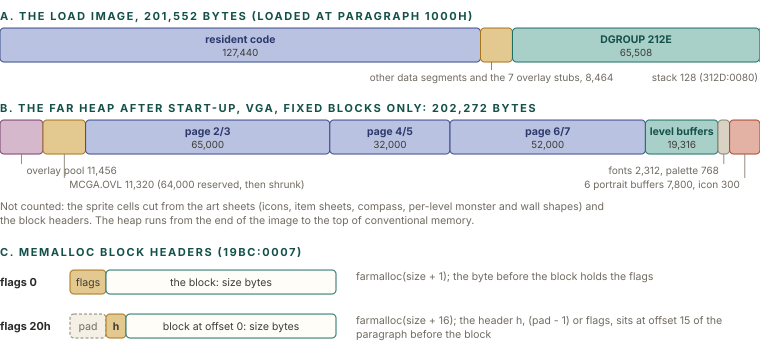

Generate this figure with Python:
import sys; sys.path.insert(0, '.')
from figlib import *

c = Canvas(760, 330)

def strip(y, total, parts, title, h=34):
    c.section(0, y - 8, title)
    x = 0.0
    W = 760.0
    for name, b, k, lab in parts:
        w = W * b / total
        c.rect(x, y, w, h, fill=MID[k] if k != "paper" else CARD, stroke=SOLID[k], sw=1)
        if w > 52:
            c.text(x + w / 2, y + 15, lab[0], size=10.5, weight=700, color=PAL[k][0], anchor="middle")
            c.text(x + w / 2, y + 28, lab[1], size=9.8, color=INK2, anchor="middle")
        x += w
    return y + h

# A: the load image
img = [("code", 127440, "navy", ("resident code", "127,440")),
       ("data", 8464, "ochre", ("", "")),
       ("DGROUP", 65508, "teal", ("DGROUP 212E", "65,508")),
       ("stack", 140, "grey", ("", ""))]
yb = strip(28, 201552, img, "A. The load image, 201,552 bytes (loaded at paragraph 1000h)")
# small labels for the thin parts
xdata = 760 * 127440 / 201552
c.line(xdata + 11, yb, xdata + 11, yb + 8, stroke=GREY)
c.text(xdata + 11, yb + 19, "other data segments and the 7 overlay stubs, 8,464", size=10, color=MUTED, anchor="middle")
c.text(758, yb + 19, "stack 128 (312D:0080)", size=10, color=MUTED, anchor="end")

# B: the far heap, fixed allocations (VGA)
heap = [("pool", 11456, "plum", ("overlay pool", "11,456")),
        ("drv", 11320, "ochre", ("MCGA.OVL", "11,320")),
        ("p65", 65000, "navy", ("page 2/3", "65,000")),
        ("p32", 32000, "navy", ("page 4/5", "32,000")),
        ("p52", 52000, "navy", ("page 6/7", "52,000")),
        ("lvl", 19316, "teal", ("level buffers", "19,316")),
        ("fnt", 3080, "grey", ("", "")),
        ("por", 8100, "red", ("", ""))]
tot = sum(h[1] for h in heap)
yh = strip(120, tot, heap, "B. The far heap after start-up, VGA, fixed blocks only: %s bytes" % format(tot, ","))
def callout(x, ytop, ylab, txt, anchor):
    c.line(x, ytop, x, ylab - 10, stroke=GREY, sw=0.9)
    c.text(x + (5 if anchor == 'start' else -5), ylab, txt, size=10, color=MUTED, anchor=anchor)

cum = 0
pos = []
for nm, b, k, lab in heap:
    pos.append((nm, 760 * (cum + b / 2) / tot))
    cum += b
P = dict(pos)
callout(P["pool"], yh, yh + 20, "overlay pool 11,456", "start")
callout(P["drv"], yh, yh + 34, "MCGA.OVL 11,320 (64,000 reserved, then shrunk)", "start")
callout(P["fnt"], yh, yh + 20, "fonts 2,312, palette 768", "end")
callout(P["por"], yh, yh + 34, "6 portrait buffers 7,800, icon 300", "end")
c.text(0, yh + 56, "Not counted: the sprite cells cut from the art sheets (icons, item sheets, compass, per-level monster and wall shapes) and", size=10.5, color=MUTED)
c.text(0, yh + 70, "the block headers. The heap runs from the end of the image to the top of conventional memory.", size=10.5, color=MUTED)

# C: header of a block
c.section(0, 256, "C. MemAlloc block headers (19BC:0007)")
y0 = 270
c.text(0, y0 + 16, "flags 0", size=11, weight=700, color=INK)
c.rect(70, y0, 36, 24, fill=MID["ochre"], stroke=SOLID["ochre"])
c.text(88, y0 + 16, "flags", size=10.5, anchor="middle", color=INK2)
c.rect(106, y0, 230, 24, fill=CARD, stroke=SOLID["teal"])
c.text(221, y0 + 16, "the block: size bytes", size=10.5, anchor="middle", color=INK2)
c.para(356, y0 + 10, "farmalloc(size + 1); the byte before the block holds the flags", 400, size=10.5, color=MUTED)
y1 = y0 + 44
c.text(0, y1 + 16, "flags 20h", size=11, weight=700, color=INK)
c.rect(70, y1, 36, 24, fill=PANEL, stroke=GREY, dash="3 2")
c.text(88, y1 + 16, "pad", size=10.5, anchor="middle", color=MUTED)
c.rect(106, y1, 20, 24, fill=MID["ochre"], stroke=SOLID["ochre"])
c.text(116, y1 + 16, "h", size=10.5, anchor="middle", color=INK2, weight=700)
c.rect(126, y1, 210, 24, fill=CARD, stroke=SOLID["teal"])
c.text(231, y1 + 16, "block at offset 0: size bytes", size=10.5, anchor="middle", color=INK2)
c.para(356, y1 + 10, "farmalloc(size + 16); the header h, (pad - 1) or flags, sits at offset 15 of the paragraph before the block", 400, size=10.5, color=MUTED)
c.h = 350
c.save("figs/arc_memory.svg")
